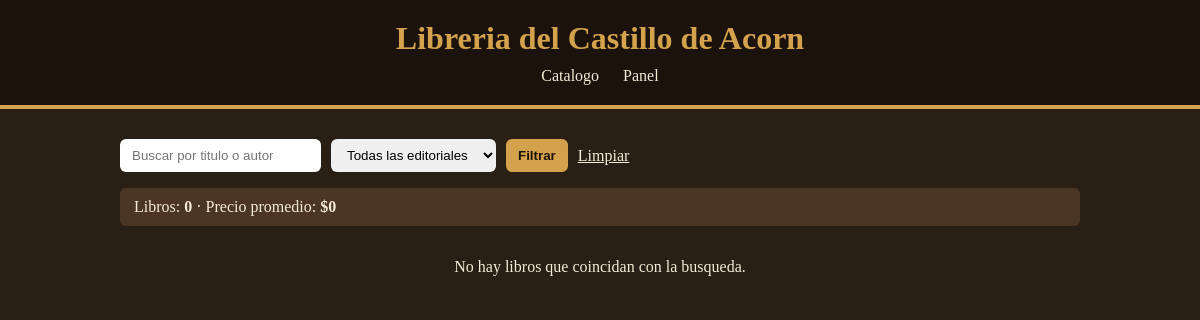
Before: /?editorial=3 with the older database file.
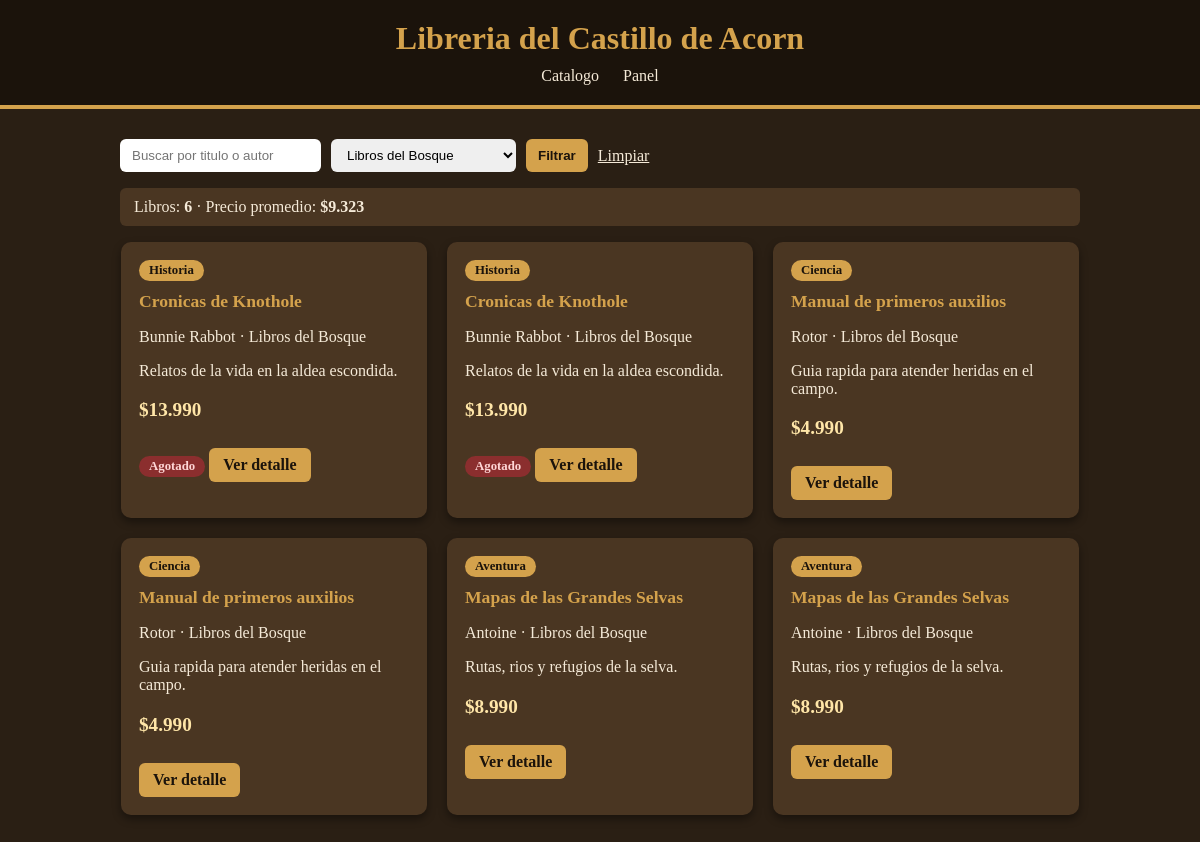
After: the same page with the newer database file.
### catalogo/models.py (models this page shows, shortened)
class Libro(models.Model):
    GENEROS = [
        ('aventura', 'Aventura'),
        ('historia', 'Historia'),
        ('ciencia', 'Ciencia'),
        ('estrategia', 'Estrategia'),
    ]
    editorial = models.ForeignKey(
        Editorial,
        on_delete=models.PROTECT,
        related_name='libros',
    )
    titulo = models.CharField(max_length=120)
    autor = models.CharField(max_length=80)
    genero = models.CharField(max_length=15, choices=GENEROS)
    paginas = models.PositiveSmallIntegerField()
    precio = models.PositiveIntegerField()
    disponible = models.BooleanField(default=True)
    sinopsis = models.TextField(blank=True)
    class Meta:
        ordering = ['titulo']
    @property
    def precio_clp(self):
        return f"${self.precio:,}".replace(",",".")

class Editorial(models.Model):
    nombre = models.CharField(max_length=80, unique=True)
    pais = models.CharField(max_length=60)
    fundada = models.PositiveSmallIntegerField()
    activa = models.BooleanField(default=True)
    class Meta:
        ordering = ['nombre']

### catalogo/views.py (the view)
# urls.py: path("", views.inicio, name="inicio"),
def inicio(request):
    q = request.GET.get('q', "").strip()
    editorial_id = request.GET.get('editorial', "")
    libros = Libro.objects.select_related('editorial')
    if q:
        libros = libros.filter(Q(titulo__icontains=q) | Q(autor__icontains=q))
    if editorial_id.isdigit():
        libros = libros.filter(editorial_id=int(editorial_id))
    resumen = libros.aggregate(total=Count('id'), promedio=Avg('precio'))
    promedio = resumen['promedio'] or 0
    promedio_clp = f"${int(promedio):,}".replace(",",".")
    contexto = {
        'libros': libros,
        'editoriales': Editorial.objects.all(),
        'q': q,
        'editorial_sel': editorial_id,
        'total': resumen['total'],
        'promedio_clp': promedio_clp,
    }
    return render(request, 'catalogo/inicio.html', contexto)

### catalogo/templates/catalogo/inicio.html (shortened to what this page needs)
{% extends 'base.html' %}
{% block contenido %}
    <form method="get" class="filtros">
        <input type="text" name="q" value="{{ q }}" placeholder="Buscar por titulo o autor">
        <select name="editorial">
            <option value="">Todas las editoriales</option>
            {% for e in editoriales %}
                <option value="{{ e.id }}" {% if editorial_sel == e.id|stringformat:"d" %}selected{% endif %}>{{ e.nombre }}</option>
            {% endfor %}
        </select>
        <button type="submit">Filtrar</button>
        <a href="{% url 'catalogo:inicio' %}">Limpiar</a>
    </form>
    <p class="resumen">
        Libros: <strong>{{ total }}</strong> ·
        Precio promedio: <strong>{{ promedio_clp }}</strong>
    </p>
    <div class="lista">
    {% for l in libros %}
        <div class="tarjeta">
            <span class="genero">{{ l.get_genero_display }}</span>
            <h2>{{ l.titulo }}</h2>
            <p>{{ l.autor }} · {{ l.editorial.nombre }}</p>
            <p>{{ l.sinopsis|truncatewords:8 }}</p>
            <p class="precio">{{ l.precio_clp }}</p>
            {% if not l.disponible %}
                <span class="agotado">Agotado</span>
            {% endif %}
            <a href="{% url 'catalogo:detalle' l.id %}">Ver detalle</a>
        </div>
    {% empty %}
        <p>No hay libros que coincidan con la busqueda.</p>
    {% endfor %}
    </div>
{% endblock %}

Changed rows visible on the page:
added Libro: genero "Historia", titulo "Cronicas de Knothole", autor "Bunnie Rabbot", editorial.nombre "Libros del Bosque", sinopsis "Relatos de la vida en la aldea escondida.", precio_clp "$13.990", disponible "Agotado"
added Libro: genero "Historia", titulo "Cronicas de Knothole", autor "Bunnie Rabbot", editorial.nombre "Libros del Bosque", sinopsis "Relatos de la vida en la aldea escondida.", precio_clp "$13.990", disponible "Agotado"
added Libro: genero "Ciencia", titulo "Manual de primeros auxilios", autor "Rotor", editorial.nombre "Libros del Bosque", sinopsis "Guia rapida para atender heridas en el campo.", precio_clp "$4.990"
added Libro: genero "Ciencia", titulo "Manual de primeros auxilios", autor "Rotor", editorial.nombre "Libros del Bosque", sinopsis "Guia rapida para atender heridas en el campo.", precio_clp "$4.990"
added Libro: genero "Aventura", titulo "Mapas de las Grandes Selvas", autor "Antoine", editorial.nombre "Libros del Bosque", sinopsis "Rutas, rios y refugios de la selva.", precio_clp "$8.990"
added Libro: genero "Aventura", titulo "Mapas de las Grandes Selvas", autor "Antoine", editorial.nombre "Libros del Bosque", sinopsis "Rutas, rios y refugios de la selva.", precio_clp "$8.990"
Other visible differences:
form field editorial: "Todas las editoriales" → "Libros del Bosque"
{{ total }}: "0" → "6"
{{ promedio_clp }}: "$0" → "$9.323"
text no longer shown: "No hay libros que coincidan con la busqueda."
